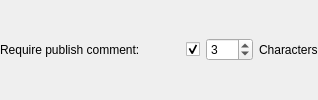
                <widget class="QWidget" name="widget_17" native="true">
                 <layout class="QHBoxLayout" name="horizontalLayout_21">
                  <property name="leftMargin">
                   <number>0</number>
                  </property>
                  <property name="topMargin">
                   <number>0</number>
                  </property>
                  <property name="rightMargin">
                   <number>0</number>
                  </property>
                  <property name="bottomMargin">
                   <number>0</number>
                  </property>
                  <item>
                   <widget class="QLabel" name="l_requirePublishComment">
                    <property name="text">
                     <string>Require publish comment:</string>
                    </property>
                   </widget>
                  </item>
                  <item>
                   <spacer name="horizontalSpacer_17">
                    <property name="orientation">
                     <enum>Qt::Horizontal</enum>
                    </property>
                    <property name="sizeHint" stdset="0">
                     <size>
                      <width>40</width>
                      <height>20</height>
                     </size>
                    </property>
                   </spacer>
                  </item>
                  <item>
                   <widget class="QCheckBox" name="chb_curPRequirePublishComment">
                    <property name="text">
                     <string/>
                    </property>
                    <property name="checked">
                     <bool>true</bool>
                    </property>
                   </widget>
                  </item>
                  <item>
                   <widget class="QSpinBox" name="sp_publishComment">
                    <property name="suffix">
                     <string/>
                    </property>
                    <property name="minimum">
                     <number>1</number>
                    </property>
                    <property name="maximum">
                     <number>999</number>
                    </property>
                    <property name="value">
                     <number>3</number>
                    </property>
                   </widget>
                  </item>
                  <item>
                   <widget class="QLabel" name="l_publishCommentChars">
                    <property name="text">
                     <string>Characters</string>
                    </property>
                   </widget>
                  </item>
                 </layout>
                </widget>
